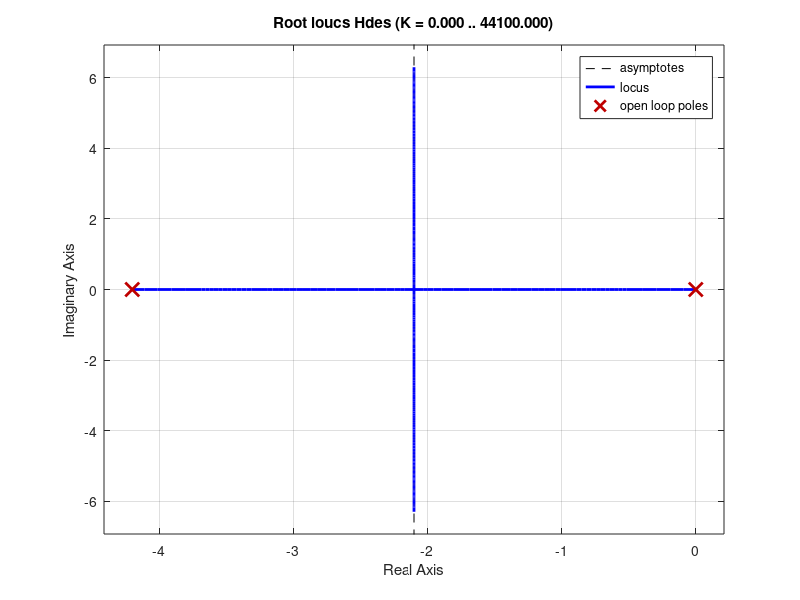

Here is the MATLAB script that generated this plot:

% Problema 1 
% Subpunctul c)
% C - variabil R1 = 10 [kOhm], R2 = 2.2 [kOhm] :

Hdes = tf(10, [10^4 42*10^3 0]);
rlocus(Hdes);
